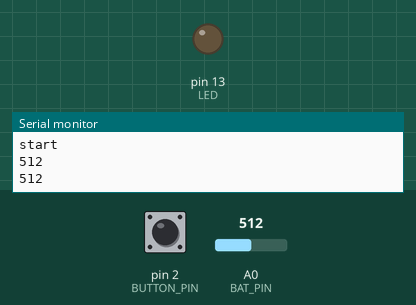
Recording of a sketch running on a simulated Arduino Uno, built with avr-gcc and run on an emulated ATmega328P. Parts: output pins drawn as LEDs (lit = HIGH), the last lines printed to the serial monitor. Inputs (shaded band) come from the test bench; at power-on: A0 (BAT_PIN) = 512, pin 2 (BUTTON_PIN) HIGH. Sleep ends after the set time or at an interrupt.

Above: at 9.0 s.
9.1 s: A0 (BAT_PIN) set to 716
At 16.63 s:
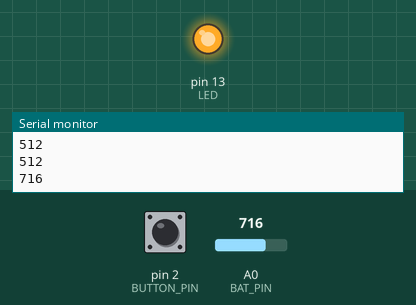
23.1 s: A0 (BAT_PIN) set to 900
Timing chart, 0 to 34.8 s (numbered marks = the images above; inputs shaded):
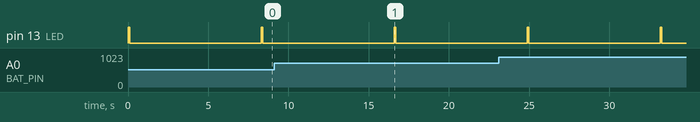

Measured:
- by itself, pin 13 (LED): alternates HIGH for 0.10 s and LOW for 8.2 s

The sketch:

WatchDogAndInterruptWakeUp.ino
```cpp
//WatchDogTimer+Interrupt, wakeUp
//https://www.gammon.com.au/power
#include <avr/sleep.h>
#include <avr/wdt.h>

const byte LED = 13;
const byte BUTTON_PIN = 2;
#define BAT_PIN A0

volatile byte old_ADCSRA;

// watchdog interrupt
ISR(WDT_vect)
{
  wdt_disable();  // disable watchdog
}  // end of WDT_vect

void setup()
{
  pinMode(BUTTON_PIN, INPUT_PULLUP);
  Serial.begin(9600);
  Serial.println("start");
}

void wake()
{
  // cancel sleep as a precaution
  sleep_disable();
  // precautionary while we do other stuff
  detachInterrupt(0);
  // enable ADC
  ADCSRA = old_ADCSRA;
}  // end of wake

void sleep()
{
  // clear various "reset" flags
  MCUSR = 0;
  // allow changes, disable reset
  WDTCSR = bit(WDCE) | bit(WDE);
  // set interrupt mode and an interval
  //WDTCSR = bit(WDIE) | bit(WDP2) | bit(WDP1);    // set WDIE, and 1 second delay
  WDTCSR = bit(WDIE) | bit(WDP3) | bit(WDP0);    // set WDIE, and 8 seconds delay
  wdt_reset();  // pat the dog

  // disable ADC
  old_ADCSRA = ADCSRA;
  ADCSRA = 0;

  // turn off various modules
  byte old_PRR = PRR;
  PRR = 0xFF;

  // timed sequence coming up
  noInterrupts();

  // will be called when pin D2 goes low
  attachInterrupt(0, wake, FALLING);
  EIFR = bit(INTF0);  // clear flag for interrupt 0

  // ready to sleep
  set_sleep_mode(SLEEP_MODE_PWR_DOWN);
  sleep_enable();

  // turn off brown-out enable in software
  MCUCR = bit(BODS) | bit(BODSE);
  MCUCR = bit(BODS);
  interrupts();
  sleep_cpu();

  // cancel sleep as a precaution
  sleep_disable();
  PRR = old_PRR;
  ADCSRA = old_ADCSRA;
}

void loop()
{
  int i = analogRead(BAT_PIN);
  Serial.println(i);
  pinMode(LED, OUTPUT);
  digitalWrite(LED, HIGH);
  delay(100);
  digitalWrite(LED, LOW);
  pinMode(LED, INPUT);

  sleep();

} // end of loop
```
